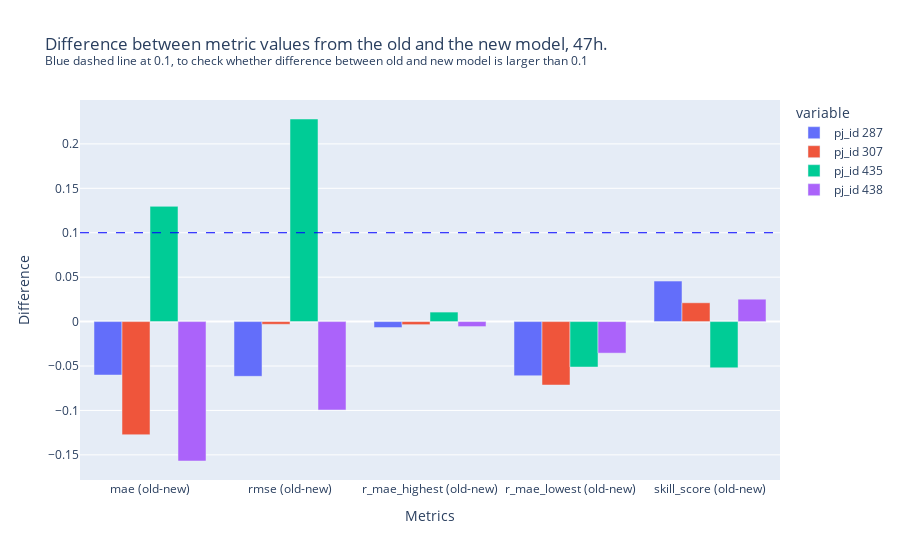

The notebook cell this image was saved under:
### Code cell
fig = px.bar(diff_compared_metrics_47[:5],  barmode = 'group',
             title= "Difference between metric values from the old and the new model, 47h. <br><sup>Blue dashed line at 0.1, to check whether difference between old and new model is larger than 0.1<sup>",
             labels={'index':'Metrics','value':'Difference'})
fig.add_hline(y=0.1, line_width=1, line_dash="dash", line_color="blue")

### Figure 1 — Plotly figure (JSON) as saved in the notebook; plotly's stock layout.template omitted (floating-point values rounded to 4 significant figures)
{"data": [{"alignmentgroup": "True", "hovertemplate": "variable=pj_id 287<br>Metrics=%{x}<br>Difference=%{y}<extra></extra>", "legendgroup": "pj_id 287", "marker": {"color": "#636efa"}, "name": "pj_id 287", "offsetgroup": "pj_id 287", "orientation": "v", "showlegend": true, "textposition": "auto", "type": "bar", "x": ["mae (old-new)", "rmse (old-new)", "r_mae_highest (old-new)", "r_mae_lowest (old-new)", "skill_score (old-new)"], "xaxis": "x", "y": [-0.06015, -0.06161, -0.006692, -0.06092, 0.04559], "yaxis": "y"}, {"alignmentgroup": "True", "hovertemplate": "variable=pj_id 307<br>Metrics=%{x}<br>Difference=%{y}<extra></extra>", "legendgroup": "pj_id 307", "marker": {"color": "#EF553B"}, "name": "pj_id 307", "offsetgroup": "pj_id 307", "orientation": "v", "showlegend": true, "textposition": "auto", "type": "bar", "x": ["mae (old-new)", "rmse (old-new)", "r_mae_highest (old-new)", "r_mae_lowest (old-new)", "skill_score (old-new)"], "xaxis": "x", "y": [-0.1273, -0.003049, -0.003444, -0.07141, 0.02119], "yaxis": "y"}, {"alignmentgroup": "True", "hovertemplate": "variable=pj_id 435<br>Metrics=%{x}<br>Difference=%{y}<extra></extra>", "legendgroup": "pj_id 435", "marker": {"color": "#00cc96"}, "name": "pj_id 435", "offsetgroup": "pj_id 435", "orientation": "v", "showlegend": true, "textposition": "auto", "type": "bar", "x": ["mae (old-new)", "rmse (old-new)", "r_mae_highest (old-new)", "r_mae_lowest (old-new)", "skill_score (old-new)"], "xaxis": "x", "y": [0.1297, 0.228, 0.01071, -0.05115, -0.05205], "yaxis": "y"}, {"alignmentgroup": "True", "hovertemplate": "variable=pj_id 438<br>Metrics=%{x}<br>Difference=%{y}<extra></extra>", "legendgroup": "pj_id 438", "marker": {"color": "#ab63fa"}, "name": "pj_id 438", "offsetgroup": "pj_id 438", "orientation": "v", "showlegend": true, "textposition": "auto", "type": "bar", "x": ["mae (old-new)", "rmse (old-new)", "r_mae_highest (old-new)", "r_mae_lowest (old-new)", "skill_score (old-new)"], "xaxis": "x", "y": [-0.1569, -0.09949, -0.005601, -0.0355, 0.02522], "yaxis": "y"}], "layout": {"barmode": "group", "legend": {"title": {"text": "variable"}, "tracegroupgap": 0}, "shapes": [{"line": {"color": "blue", "dash": "dash", "width": 1}, "type": "line", "x0": 0, "x1": 1, "xref": "x domain", "y0": 0.1, "y1": 0.1, "yref": "y"}], "title": {"text": "Difference between metric values from the old and the new model, 47h. <br><sup>Blue dashed line at 0.1, to check whether difference between old and new model is larger than 0.1<sup>"}, "xaxis": {"anchor": "y", "domain": [0, 1], "title": {"text": "Metrics"}}, "yaxis": {"anchor": "x", "domain": [0, 1], "title": {"text": "Difference"}}}}
